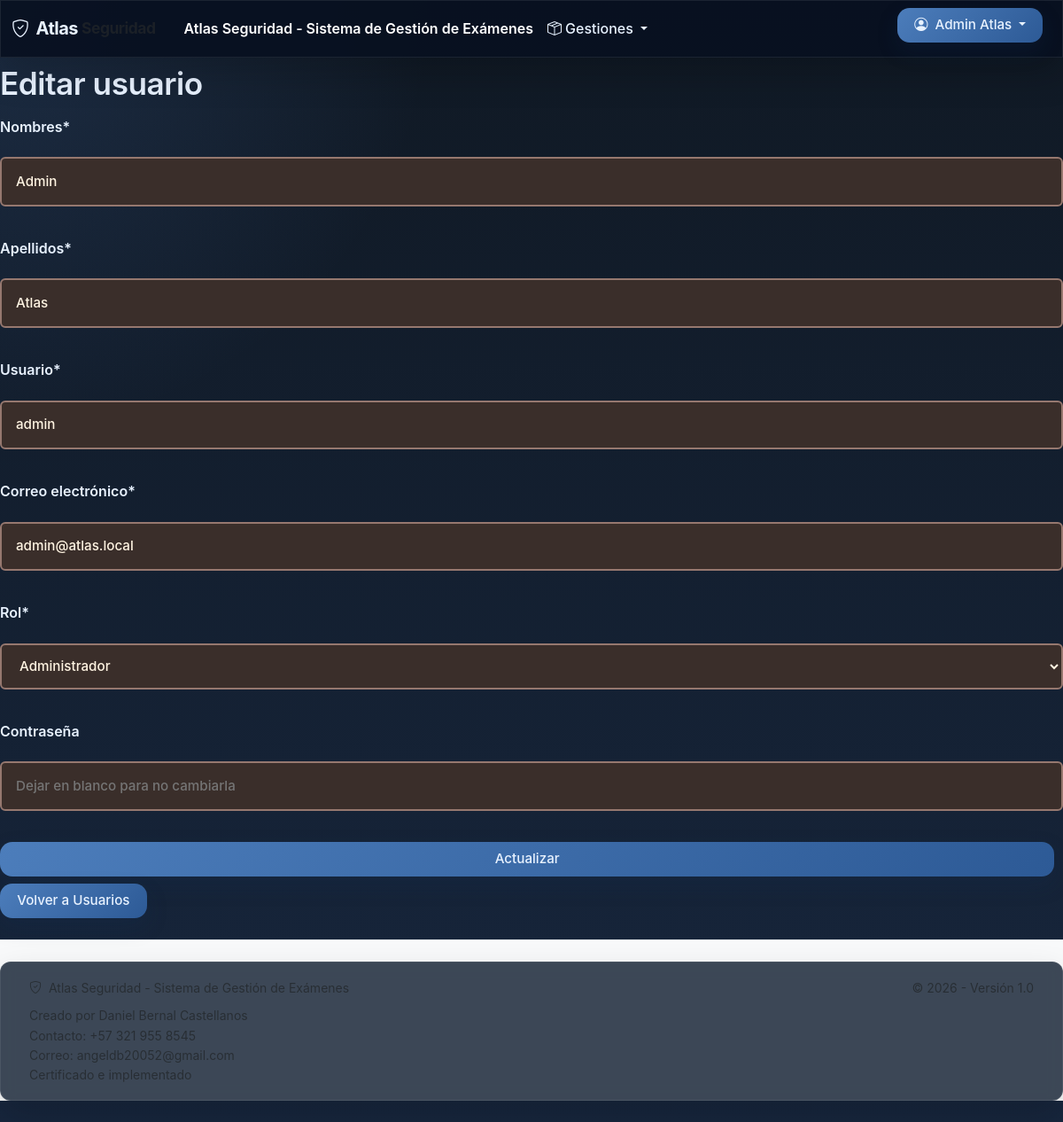
/index.php?c=dashboard&a=editUser&id=1 (signed in), run on the app's committed database.
### tables this page shows
CREATE TABLE IF NOT EXISTS users (
  id INT AUTO_INCREMENT PRIMARY KEY,
  role_id INT NOT NULL,
  username VARCHAR(80) NOT NULL UNIQUE,
  password VARCHAR(255) NOT NULL,
  reset_token VARCHAR(255) NULL DEFAULT NULL,
  reset_token_expires DATETIME NULL DEFAULT NULL,
  fullname VARCHAR(120) NOT NULL,
  email VARCHAR(120) DEFAULT NULL,
  created_at TIMESTAMP DEFAULT CURRENT_TIMESTAMP,
  FOREIGN KEY (role_id) REFERENCES roles(id) ON DELETE RESTRICT ON UPDATE CASCADE
);

### controllers/DashboardController.php (called while the page is built, shortened)
<?php
class DashboardController
{
    private function getRoleOptions()
    {
        return [
            1 => 'Administrador',
            2 => 'Supervisor',
            4 => 'Coordinador de área',
            3 => 'Trabajador',
        ];
    }
    public function editUser()
    {
        $id = intval($_GET['id'] ?? 0);
        $userModel = new UserModel();
        $user = $userModel->findById($id);
        $roleOptions = $this->getRoleOptions();
        include __DIR__ . '/../views/dashboard/edit_user.php';
    }
}

### index.php (called while the page is built, shortened)
<?php
require_once __DIR__ . '/config/Database.php';
require_once __DIR__ . '/models/BaseModel.php';
require_once __DIR__ . '/models/UserModel.php';
require_once __DIR__ . '/controllers/DashboardController.php';
$controller = $_GET['c'] ?? 'auth';
$action = $_GET['a'] ?? 'login';
switch ($controller) {
    case 'dashboard':
        $ctrl = new DashboardController();
        break;
}
$ctrl->{$action}();

### config/Database.php (called while the page is built)
<?php
class Database
{
    private static $instance = null;
    private $pdo;
    private function __construct()
    {
        $host = '127.0.0.1';
        $db   = 'atlas';
        $user = 'root';
        $pass = '';
        $charset = 'utf8mb4';
        $dsn = "mysql:host=$host;dbname=$db;charset=$charset";
        $options = [
            PDO::ATTR_ERRMODE => PDO::ERRMODE_EXCEPTION,
            PDO::ATTR_DEFAULT_FETCH_MODE => PDO::FETCH_ASSOC,
            PDO::ATTR_EMULATE_PREPARES => false,
        ];
        $this->pdo = new PDO($dsn, $user, $pass, $options);
    }
    public static function getInstance()
    {
        if (self::$instance === null) {
            self::$instance = new self();
        }
        return self::$instance;
    }
    public function getConnection()
    {
        return $this->pdo;
    }
}

### models/BaseModel.php (called while the page is built, shortened)
<?php
abstract class BaseModel
{
    public function __construct()
    {
        $this->db = Database::getInstance()->getConnection();
    }
}

### models/UserModel.php (called while the page is built, shortened)
<?php
class UserModel extends BaseModel
{
    public function findById(int $id)
    {
        $stmt = $this->db->prepare('SELECT u.*, r.name as role_name FROM users u JOIN roles r ON u.role_id = r.id WHERE u.id = ?');
        $stmt->execute([$id]);
        return $stmt->fetch();
    }
}

### views/dashboard/edit_user.php (the view, shortened to what this page needs)
<?php include __DIR__ . '/../layouts/header.php'; ?>
<h1>Editar usuario</h1>
<?php
$fullnameParts = explode(' ', $user['fullname'] ?? '', 2);
$nombres = $fullnameParts[0] ?? '';
$apellidos = $fullnameParts[1] ?? '';
?>
<form method="post" action="index.php?c=dashboard&a=editUser&id=<?= htmlspecialchars($user['id']) ?>" class="form-grid">
    <label>Nombres<span>*</span></label>
    <input type="text" name="nombres" value="<?= htmlspecialchars($nombres) ?>" required>
    <label>Apellidos<span>*</span></label>
    <input type="text" name="apellidos" value="<?= htmlspecialchars($apellidos) ?>" required>
    <label>Usuario<span>*</span></label>
    <input type="text" name="username" value="<?= htmlspecialchars($user['username'] ?? '') ?>" required>
    <label>Correo electrónico<span>*</span></label>
    <input type="email" name="email" value="<?= htmlspecialchars($user['email'] ?? '') ?>" required>
    <label>Rol<span>*</span></label>
    <select name="role_id" required>
        <?php foreach ($roleOptions as $rid => $roleLabel): ?>
            <option value="<?= $rid ?>" <?= (isset($user['role_id']) && $user['role_id'] == $rid) ? 'selected' : '' ?>><?= htmlspecialchars($roleLabel) ?></option>
        <?php endforeach; ?>
    </select>
    <label>Contraseña</label>
    <input type="password" name="password" placeholder="Dejar en blanco para no cambiarla">
    <button type="submit" class="btn">Actualizar</button>
</form>
<p><a class="btn" href="index.php?c=dashboard&a=users">Volver a Usuarios</a></p>
<?php include __DIR__ . '/../layouts/footer.php'; ?>

### public/css/style.css (style rules this page uses)
:root { --bg-start: #1C2734; --bg-end: #2F3E53; --text: #E8F2FF; --text-high: #FFFFFF; --text-muted: #B0C4DE; --topbar-bg: linear-gradient(135deg, #1D314B, #2D4771); --topbar-color: #E8F2FF; --btn-bg: linear-gradient(135deg, #2B5E88, #1A3A5F); --btn-color: #FFFFFF; --btn-hover-opacity: .96; --card-bg: linear-gradient(180deg, #223349, #1F2C3E); --card-border: #3D5777; --table-head-bg: #264367; --table-head-color: #FFFFFF; }
body { margin: 0; font-family: 'Segoe UI', Tahoma, Geneva, Verdana, sans-serif; background: linear-gradient(180deg, var(--bg-start) 0%, var(--bg-end) 100%); color: var(--text); transition: background .4s ease, color .4s ease; }
body h1 { font-size: 2.2rem; font-weight: 600; margin: 0.5rem 0 1rem 0; letter-spacing: -0.5px; color: var(--text-high); }
body p { line-height: 1.6; color: var(--text); }
body p, body h1, body h2, body h3, body h4, body h5, body h6, body label, body a { color: var(--text); }
.login-card input::placeholder, select::placeholder { color: rgba(255, 255, 255, 0.6); }
input, select { width: 100%; padding: 0.85rem 1rem; margin: .3rem 0 1.2rem; border: 2px solid #96786F; border-radius: 6px; background: #3a2e2a; color: #FFF4E2; font-weight: 500; font-size: 0.95rem; transition: border-color 0.3s ease, box-shadow 0.3s ease; }
button, .btn { background: var(--btn-bg); color: var(--btn-color); border: 0; padding: 0.65rem 1.2rem; border-radius: 6px; cursor: pointer; text-decoration: none; display: inline-block; box-shadow: 0 2px 8px rgba(5,31,32,.15); transition: all 0.3s ease; font-weight: 500; font-size: 0.95rem; }
.btn { margin-right: .6rem; margin-bottom: 0.5rem; }
body { font-family: 'Inter', 'Segoe UI', Tahoma, Geneva, Verdana, sans-serif; line-height: 1.6; }
.btn { border-radius: 8px; font-weight: 500; padding: 0.5rem 1.2rem; transition: all 0.3s ease; border: none; }
.fade-in { animation: fadeIn 0.5s ease-in-out; }
.form-grid { display: grid; gap: 1rem; }
:root { --surface: rgba(255,255,255,0.08); --surface-strong: rgba(255,255,255,0.12); --surface-border: rgba(255,255,255,0.14); --surface-border-strong: rgba(255,255,255,0.18); --primary-soft: #4C7DBB; --primary-strong: #2D5A96; --accent: #72B7FF; --text-soft: #E9F3FF; --text-muted: #A0B0CA; --bg-dark: #0E1826; --bg-panel: rgba(28, 40, 57, 0.85); --bg-panel-strong: rgba(23, 32, 49, 0.94); }
html { scroll-behavior: smooth; }
body { background: radial-gradient(circle at top left, rgba(85, 133, 208, 0.18), transparent 28%), linear-gradient(180deg, #101924 0%, #17263d 100%); color: var(--text); min-height: 100vh; }
body, button, input, textarea, select { font-family: 'Inter', 'Segoe UI', Tahoma, Geneva, Verdana, sans-serif; }
button, .btn, a.btn, .form-control, .form-select, textarea { border-radius: 14px !important; }
.btn, button, .btn a { border: none !important; background: linear-gradient(135deg, var(--primary-soft), var(--primary-strong)) !important; color: inherit !important; box-shadow: 0 10px 24px rgba(17, 50, 96, 0.18) !important; transition: transform 0.25s ease, box-shadow 0.25s ease, background 0.25s ease !important; }
label { color: var(--text); font-weight: 600; }

### data on the page
users: nombres "Admin", apellidos "Atlas", username "admin", email "admin@atlas.local", role_id "Administrador"

### other printed values
$_SESSION['user']['fullname'] "Admin Atlas"
